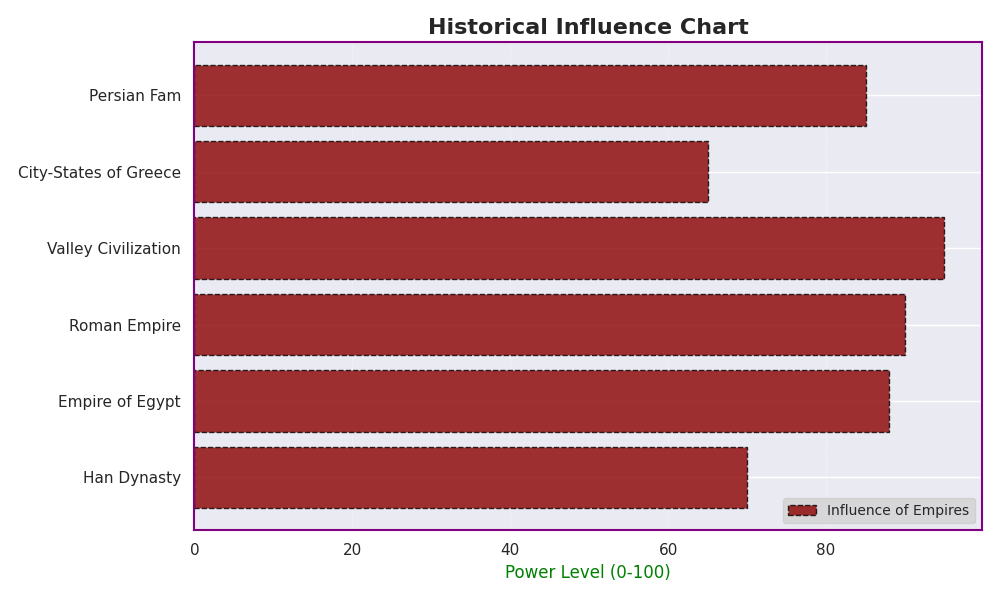

Write the Python code that produced this figure.
import matplotlib.pyplot as plt
import numpy as np

# Randomly altered textual elements
civilizations = ['Han Dynasty', 'Empire of Egypt', 'Roman Empire', 'Valley Civilization', 'City-States of Greece', 'Persian Fam']
influence = np.array([70, 88, 90, 95, 65, 85])

fig, ax = plt.subplots(figsize=(10, 6))
y_pos = np.arange(len(civilizations))

ax.barh(y_pos, influence, color='darkred', alpha=0.8, edgecolor='black', linestyle='--')

ax.set_yticks(y_pos)
ax.set_yticklabels(civilizations)
ax.set_xlabel('Power Level (0-100)', fontsize=12, color='green')  # Changed label text
ax.set_title('Historical Influence Chart', fontsize=16, fontweight='bold')  # Changed title text

for spine in ax.spines.values():
    spine.set_edgecolor('purple')
    spine.set_linewidth(1.5)

ax.grid(True, which='both', axis='x', linestyle=':', linewidth=0.5)

ax.legend(['Influence of Empires'], loc='lower right', fontsize=10, frameon=True, facecolor='lightgrey')  # Changed legend text

plt.tight_layout()
plt.show()
